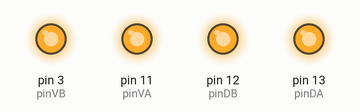
Bench run of a sketch on a simulated Arduino Uno, built with avr-gcc and run on an emulated ATmega328P. Shown: output pins drawn as LEDs (lit = HIGH).

Above: at 0.5 s.
At 1.5 s:
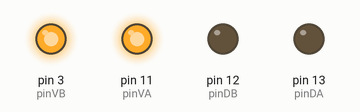
Timing chart, 0 to 3.0 s (numbered marks = the images above):
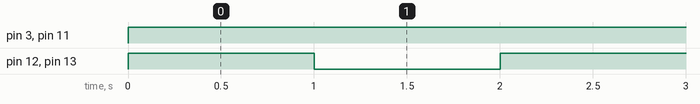

The sketch:

Integrar_Motores.ino
```cpp
int pinDB = 12; //pin numero 12, direccion motor B
int pinVB = 3; //Velocidad de motor B

int pinDA = 13;
int pinVA = 11;


void setup() {
  pinMode(pinDB, OUTPUT); // pin 12
  pinMode(pinVB, OUTPUT); //pin 3 (Salida PWM)


  pinMode(pinDA, OUTPUT); // pin 13
  pinMode(pinVA, OUTPUT); //pin 11 (Salida PWM)
}


//Instrucciones para avanzar
void advance(){
  digitalWrite(pinDB, HIGH); // para que ande hacia adelante
  digitalWrite(pinDA, HIGH); // para que ande hacia adelante

  analogWrite(pinVB, 255);
  analogWrite(pinVA, 255);
}

void finish(){
  digitalWrite(pinDB, LOW); // para que ande hacia adelante
  digitalWrite(pinDA, LOW); // para que ande hacia adelante

  analogWrite(pinVB, 255);
  analogWrite(pinVA, 255);
}


void loop() {
 advance();
 delay(1000);
 finish();
 delay(1000);

}
```

Measured:
- by itself, pin 3 (pinVB), pin 11 (pinVA): LOW → HIGH at 0.00 s
- by itself, pin 12 (pinDB), pin 13 (pinDA): alternates HIGH for 1.0 s and LOW for 1.0 s
